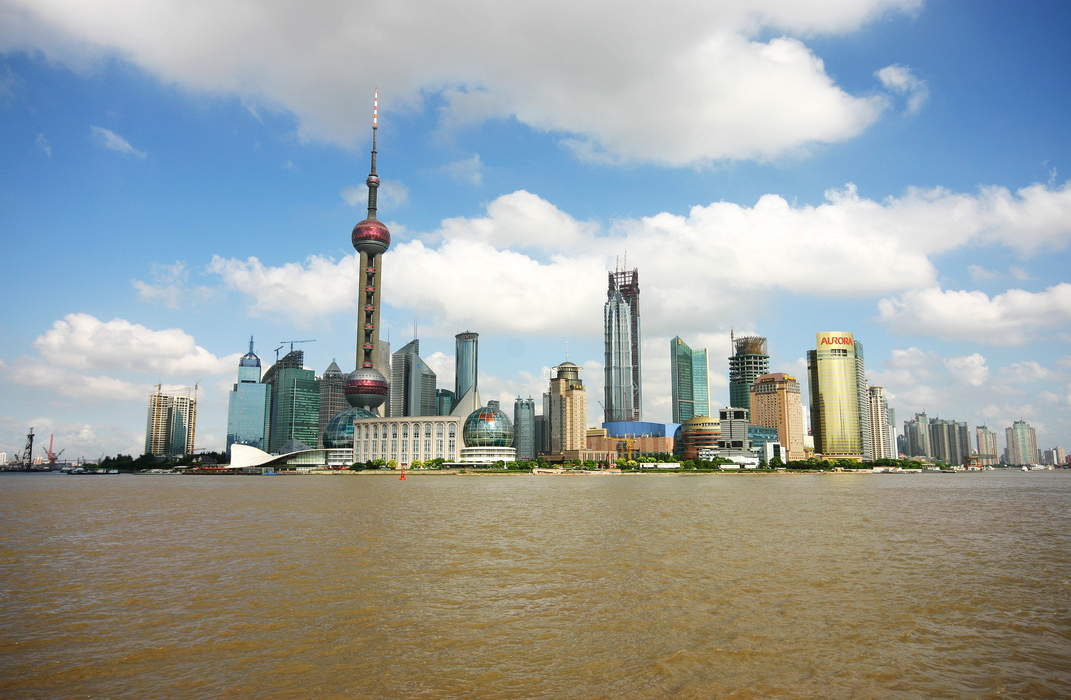
#> input picture Python/Metadata_img/data.jpg, 1071 x 700 px
$ python -i stegno.py   (imports and definitions only)
#> lines starting #> are read from the running program, lines starting #| are printed output that depends on the picture
"""
@Author : AJDAINI Hatim
@GitHub : https://github.com/Hajdaini
"""

from PIL import Image
import argparse, time
from argparse import RawTextHelpFormatter


# [61 lines left out: functions encode_image, save_image_handle, not called in this run]


def decode_image(src_image):
#> called with src_image = '../Metadata_img/data.jpg'
    encoded_image = Image.open(src_image)
#> encoded_image is the input picture: PIL image 1071x700 RGB; mean R, G, B 153.8, 160.9, 160.4
    red_channel = encoded_image.split()[0]  # get only red values
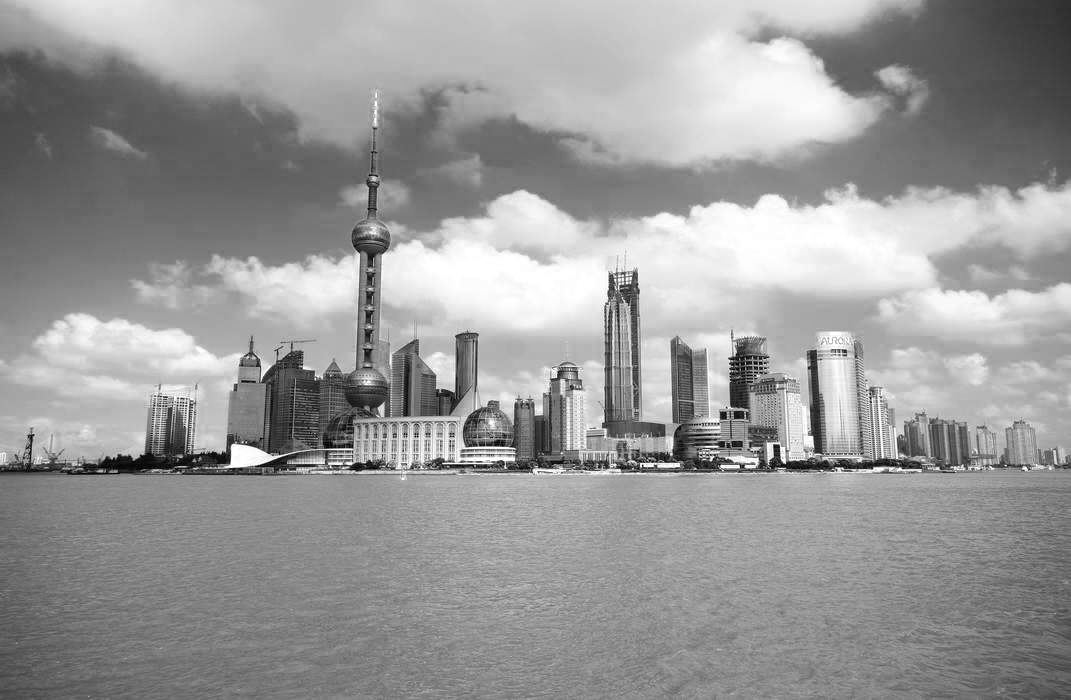
#> red_channel: PIL image 1071x700 L; min 0, max 255, mean 153.8

    x_size = encoded_image.size[0]
#> x_size = 1071
    y_size = encoded_image.size[1]
#> y_size = 700

    phrase = []
    test = []
    for i in range(x_size):
        for j in range(y_size):
            last_bit = bin(red_channel.getpixel((i, j)))[-1]
            if last_bit == '1':
                before_last_bit = bin(red_channel.getpixel((i, j)))[-2]
                test.append(bin(red_channel.getpixel((i, j))))
                phrase.append(before_last_bit)
#> after the loop, phrase = 374989 items; test = 374989 items
    print(binary_to_ascii("0b" + "".join(phrase)))


def binary_to_ascii(bin):
#> (the run stopped early here; a loop or call above may not have finished)
